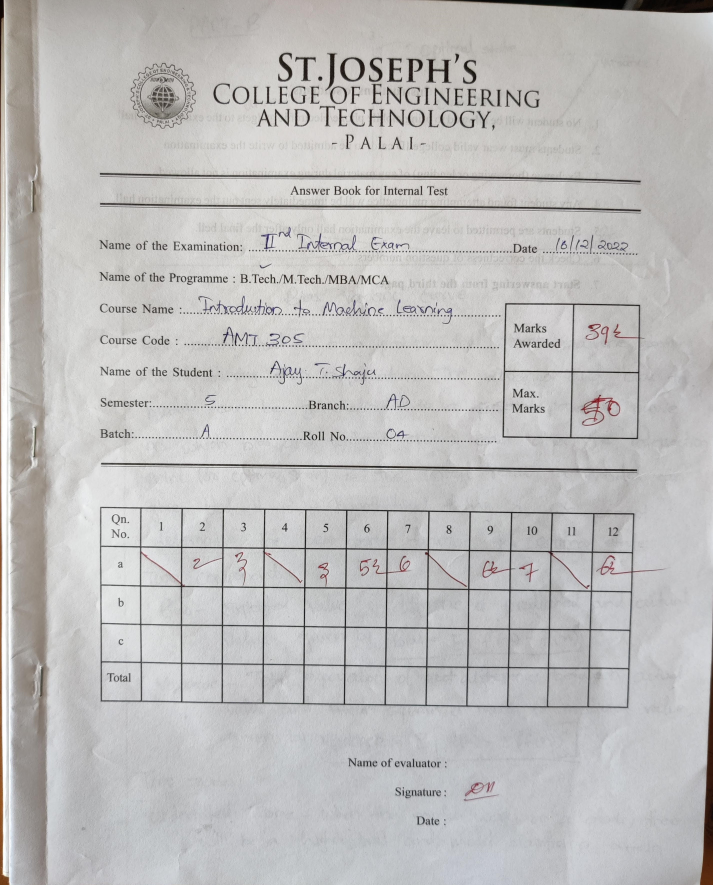
#> input picture Codes/CV_Tesseract/Text-Extraction/for_mine_test/ajay.jpg, 2852 x 3540 px, found by its file name (shown at 1/4 size)
$ python main.py
#> lines starting #> are read from the running program, lines starting #| are printed output that depends on the picture; after the words box and inside, x2 and y2 are one past the last pixel; in counts of white or black regions, pixels touching at a corner belong together
### Codes/CV_Tesseract/Text-Extraction/for_mine_test/ROI_selection.py
import sys
# import math
import cv2 as cv
import numpy as np

def is_vertical(line):
    return line[0]==line[2]

def is_horizontal(line):
    return line[1]==line[3]

def overlapping_filter(lines, sorting_index):
    filtered_lines = []

    lines = sorted(lines, key=lambda lines: lines[sorting_index])

    for i in range(len(lines)):
            l_curr = lines[i]
            if(i>0):
                l_prev = lines[i-1]
                if ( (l_curr[sorting_index] - l_prev[sorting_index]) > 5):
                    filtered_lines.append(l_curr)
            else:
                filtered_lines.append(l_curr)

    return filtered_lines

def detect_lines(image, title='default', rho = 1, theta = np.pi/180, threshold = 120, minLinLength = 90, maxLineGap = 100, display = False, write = False):

    # Copy edges to the images that will display the results in BGR
    cImage = np.copy(image)

    gray = cv.cvtColor(image, cv.COLOR_BGR2GRAY)

    # [5 lines of commented-out code are left out]

    _, thresh = cv.threshold(gray, 150, 255, cv.THRESH_BINARY)

    edged = cv.Canny(thresh, threshold1=127, threshold2=255)

    linesP = cv.HoughLinesP(edged, 1, np.pi/180, threshold, minLinLength, maxLineGap)

    #linesP = cv.HoughLinesP(dst, 1 , np.pi / 180, 50, None, 290, 6)
    # linesP = cv.HoughLinesP(edged, rho , theta, threshold, None, minLinLength, maxLineGap)

    horizontal_lines = []
    vertical_lines = []

    if linesP is not None:
        #for i in range(40, nb_lines):
        for i in range(0, len(linesP)):
            l = linesP[i][0]

            if (is_vertical(l)):
                vertical_lines.append(l)

            elif (is_horizontal(l)):
                horizontal_lines.append(l)

        horizontal_lines = overlapping_filter(horizontal_lines, 1)
        vertical_lines = overlapping_filter(vertical_lines, 0)

    if (display):
        for i, line in enumerate(horizontal_lines):
            cv.line(cImage, (line[0], line[1]), (line[2], line[3]), (0,255,0), 3, cv.LINE_AA)

            cv.putText(cImage, str(i) + "h", (line[0] + 5, line[1]), cv.FONT_HERSHEY_SIMPLEX,
                       0.5, (0, 0, 0), 1, cv.LINE_AA)

        for i, line in enumerate(vertical_lines):
            cv.line(cImage, (line[0], line[1]), (line[2], line[3]), (0,0,255), 3, cv.LINE_AA)
            cv.putText(cImage, str(i) + "v", (line[0], line[1] + 5), cv.FONT_HERSHEY_SIMPLEX,
                       0.5, (0, 0, 0), 1, cv.LINE_AA)

        # cv.imshow("Lined Image", cImage)
        # # cv.imshow("Canny", cdstP)
        # cv.waitKey(0)
        # cv.destroyAllWindows()

    if (write):
        cv.imwrite(f"{title}.png", cImage)

    return (horizontal_lines, vertical_lines)

def get_ROI(image, horizontal, vertical, left_line_index, right_line_index, top_line_index, bottom_line_index, offset=2):
    x1 = vertical[left_line_index][2] + offset
    y1 = horizontal[top_line_index][3] + offset
    x2 = vertical[right_line_index][2] - offset
    y2 = horizontal[bottom_line_index][3] - offset

    w = x2 - x1
    h = y2 - y1

    cropped_image = image[ y1:y1+h , x1:x1+w ]
    # cv.imshow('crop', cropped_image)
    # cv.waitKey(0)

    return cropped_image, (x1, y1, w, h)

# [14 lines of commented-out code are left out]

### Codes/CV_Tesseract/Text-Extraction/for_mine_test/main.py
# Explanations: https://fazlurnucom.wordpress.com/2020/06/23/text-extraction-from-a-table-image-using-pytesseract-and-opencv/


## ------------------------------------------------------------------------------------- ##
##                                   PRE-PROCESSING
## ------------------------------------------------------------------------------------- ##


# from preprocessing import get_grayscale, get_binary, invert_area, draw_text, detect
from ROI_selection import detect_lines, get_ROI
# from cv2 import imread, threshold, cvtColor, rectangle, putText, dilate
import cv2 as cv


import pytesseract

pytesseract.pytesseract.tesseract_cmd = r"C:/Program Files/Tesseract-OCR/tesseract.exe"

# import cv2 as cv
from ROI_selection import detect_lines, get_ROI
import numpy as np

# [6 lines of commented-out code are left out]

# [34 lines left out: functions invert_area, detect, draw_text, erode, not called in this run]


## ------------------------------------------------------------------------------------- ##
##                                        MAIN
## ------------------------------------------------------------------------------------- ##


def main(display = False, print_text = False, write = False):
#> called with display = False, print_text = False, write = False
    filename = "D:/AJAYMON/AJAY/Programming/Auto_Excel_Mark_Entry/Codes/CV_Tesseract/Text-Extraction/for_mine_test/ajay.jpg"

    source = cv.imread(filename)
#> source is the input picture: shape (3540, 2852, 3); mean B, G, R 188.2, 188.8, 189.8
    height = source.shape[0]
    src = source[height//2+100:height-350, 100:-100]
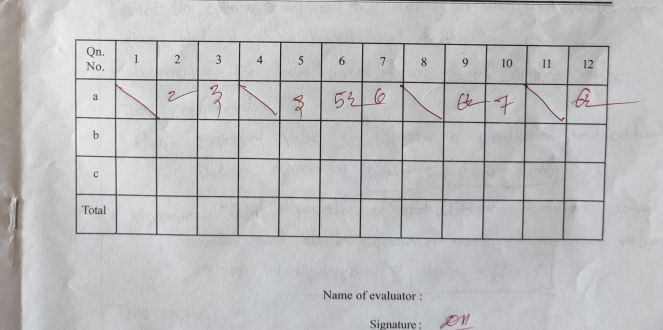
#> src: shape (1320, 2652, 3) (shown at 1/4 size); mean B, G, R 191, 189.6, 189.4
    cv.imshow("ori", src)
    cv.waitKey(0)
    # src = cv.resize(source, (1082, 427), interpolation = cv.INTER_AREA)

    # cv.imshow('Original image', src)
    # cv.waitKey(0)


    horizontal, vertical = detect_lines(src, minLinLength=100, display=True, write = True)
#> in detect_lines, `_, thresh = cv.threshold(gray, 150, 255, cv.THRESH_BINARY)`:
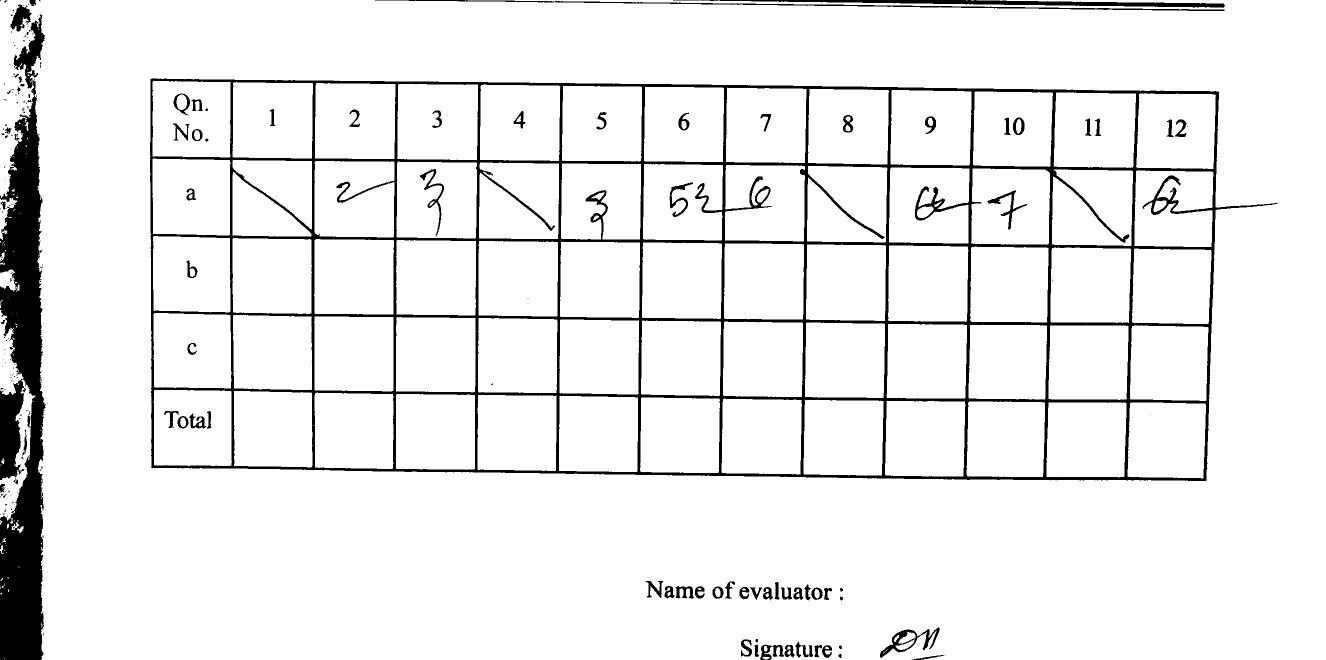
#> thresh: shape (1320, 2652) (shown at 1/2 size); 92.9% white; 226 black regions (141 under 20 px), largest, box (x1, y1, x2, y2) and area: (300, 157, 2556, 962) 140457, (0, 192, 92, 1320) 71312, (1346, 0, 2450, 16) 6697
#> in detect_lines, `edged = cv.Canny(thresh, threshold1=127, threshold2=255)`:
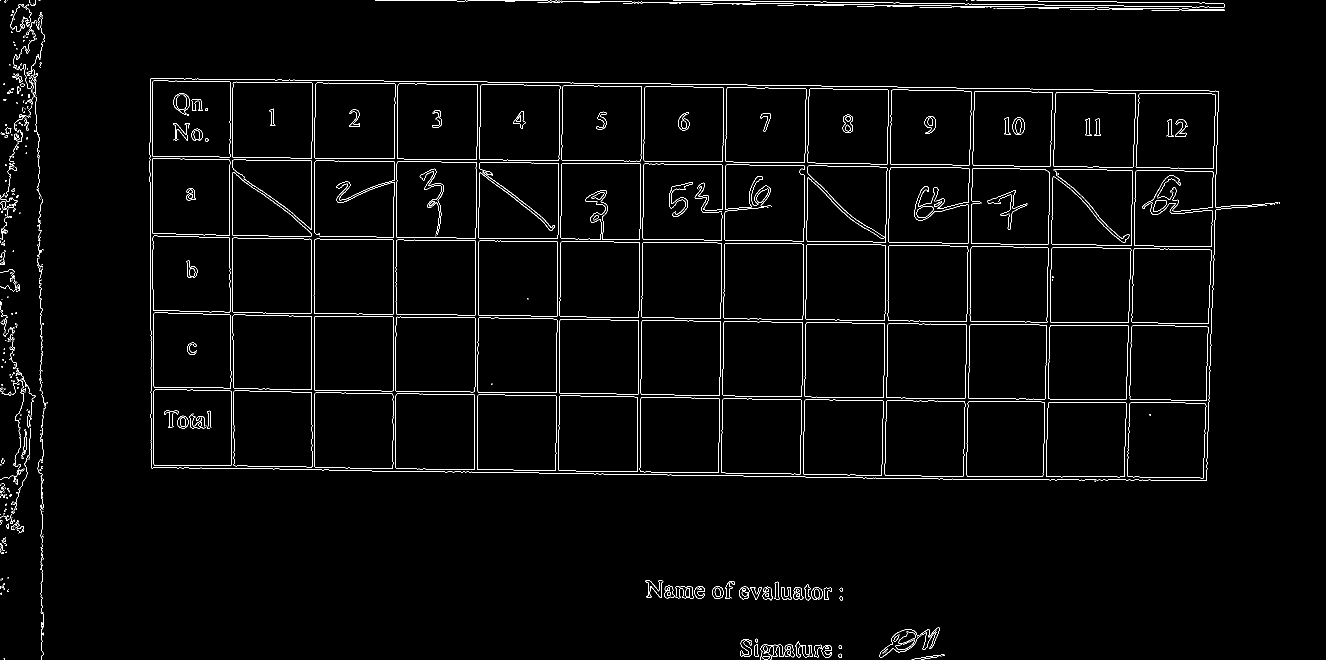
#> edged: shape (1320, 2652) (shown at 1/2 size); 2% white in thin lines or dots
#> in detect_lines, `linesP = cv.HoughLinesP(edged, 1, np.pi/180, threshold, minLinLength, ..`: linesP = 23 rows, first 6: [628, 778, 628, 634], [623, 458, 623, 322], [1213, 948, 1326, 949], [2125, 953, 2234, 953], [786, 781, 786, 634], [2100, 798, 2234, 798]
#> the loop in detect_lines, `for i in range(0, len(linesP)):` made 23 passes
#> after the loop in detect_lines, `for i in range(0, len(linesP)):`: horizontal_lines = [[2125, 953, 2234, 953], [2100, 798, 2234, 798], [1124, 321, 1247, 321], [1236, 167, 1341, 167], [1943, 643, 2049, 643]]; vertical_lines = 15 items, first 6: [628, 778, 628, 634], [623, 458, 623, 322], [786, 781, 786, 634], [459, 464, 459, 329], [791, 933, 791, 791], [300, 284, 300, 159]
#> in overlapping_filter, `lines = sorted(lines, key=lambda lines: lines[sorting_index])`: lines = [[1236, 167, 1341, 167], [1124, 321, 1247, 321], [1943, 643, 2049, 643], [2100, 798, 2234, 798], [2125, 953, 2234, 953]]
#> the loop in overlapping_filter, `for i in range(len(lines)):` made 5 passes
#> (l_curr, l_prev) on passes 2 to 5: ([1124, 321, 1247, 321], [1236, 167, 1341, 167]), ([1943, 643, 2049, 643], [1124, 321, 1247, 321]), ([2100, 798, 2234, 798], [1943, 643, 2049, 643]), ([2125, 953, 2234, 953], [2100, 798, 2234, 798])
#> after the loop in overlapping_filter, `for i in range(len(lines)):`: filtered_lines has the same summary as lines
#> in detect_lines, `horizontal_lines = overlapping_filter(horizontal_lines, 1)`: horizontal_lines has the same summary as lines in overlapping_filter
#> the loop in overlapping_filter (call 2), `for i in range(len(lines)):` made 15 passes
#> (l_curr, l_prev) on passes 2 to 9: ([301, 616, 301, 496], [300, 284, 300, 159]), ([307, 925, 307, 782], [301, 616, 301, 496]), ([459, 464, 459, 329], [307, 925, 307, 782]), ([462, 920, 462, 782], [459, 464, 459, 329]), ([464, 469, 464, 351], [462, 920, 462, 782]), ([465, 289, 465, 175], [464, 469, 464, 351]), ([623, 458, 623, 322], [465, 289, 465, 175]), ([628, 778, 628, 634], [623, 458, 623, 322])
#> in detect_lines, `vertical_lines = overlapping_filter(vertical_lines, 0)`: vertical_lines = [[300, 284, 300, 159], [307, 925, 307, 782], [459, 464, 459, 329], [623, 458, 623, 322], [786, 781, 786, 634], [950, 773, 950, 636], [956, 621, 956, 506], [1113, 770, 1113, 665]]
#> the loop in detect_lines, `for i, line in enumerate(horizontal_lines):` made 5 passes
#> after the loop in detect_lines, `for i, line in enumerate(horizontal_lines):`:
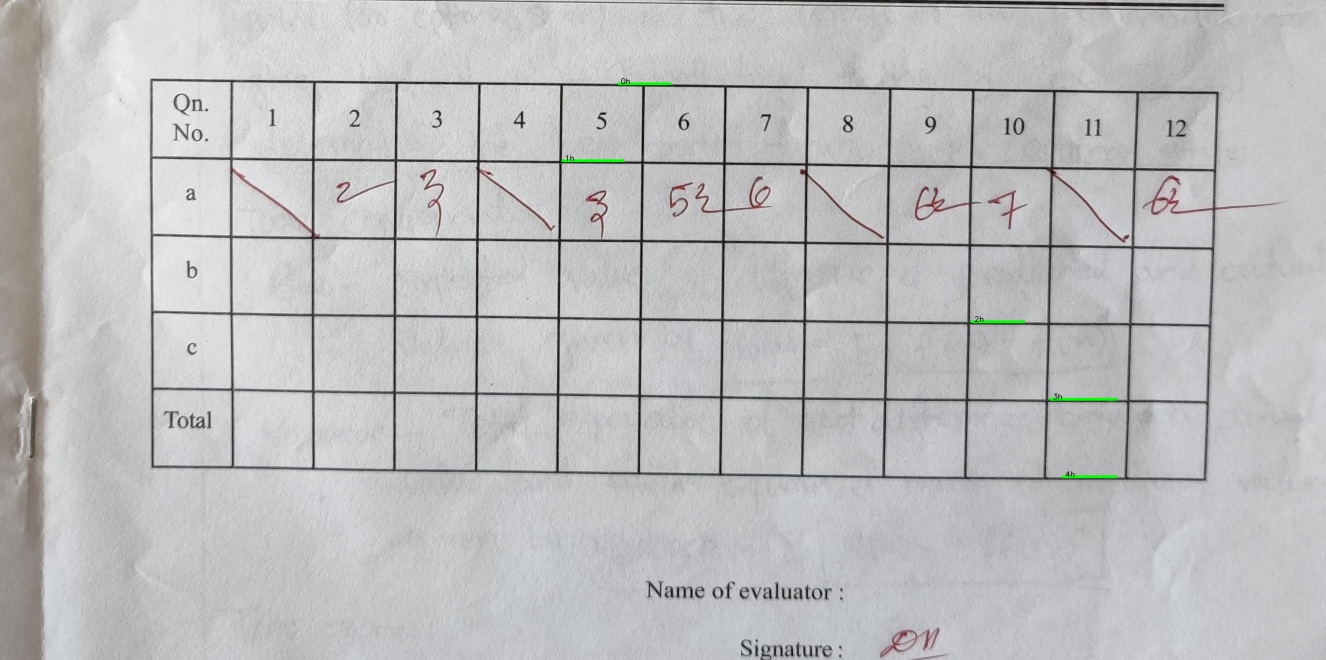
#> cImage: shape (1320, 2652, 3) (shown at 1/2 size); 0.13% of pixels changed, all inside (x1, y1, x2, y2) = (1121, 155, 2238, 957)
#> the loop in detect_lines, `for i, line in enumerate(vertical_lines):` made 8 passes
#> after the loop in detect_lines, `for i, line in enumerate(vertical_lines):`:
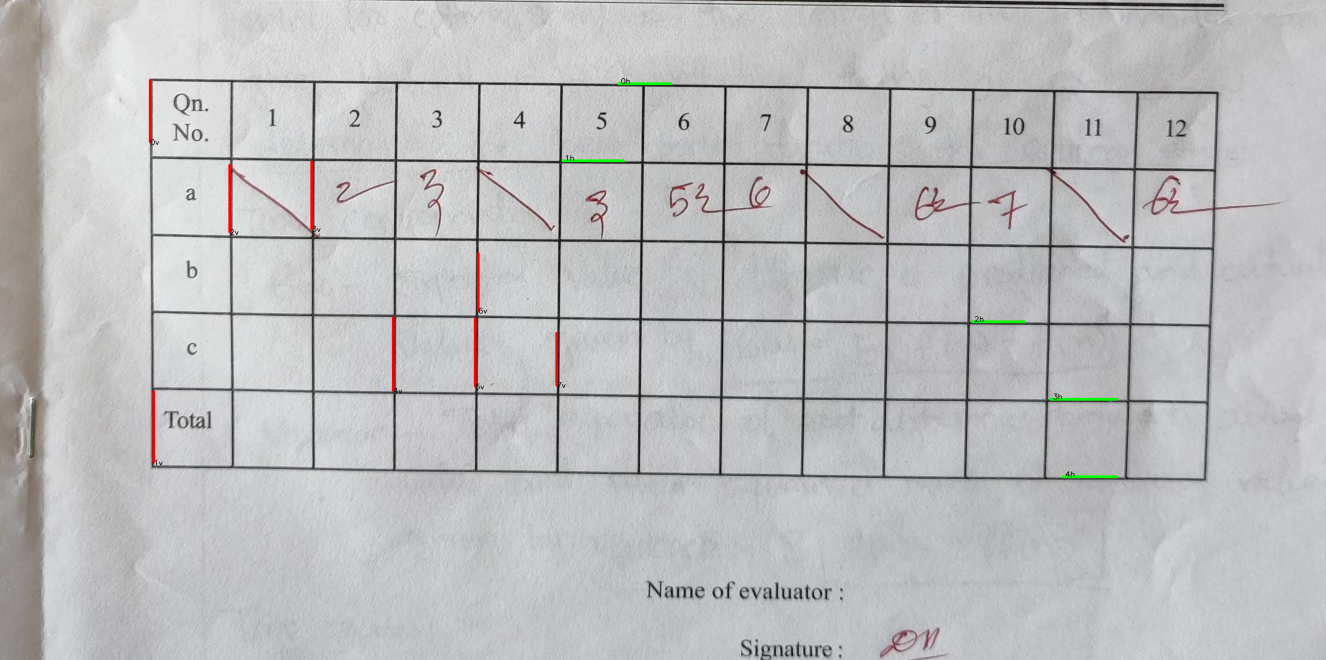
#> cImage: shape (1320, 2652, 3) (shown at 1/2 size); 0.24% of pixels changed, all inside (x1, y1, x2, y2) = (297, 157, 1132, 932)
#> horizontal has the same summary as lines in overlapping_filter; vertical has the same summary as vertical_lines in detect_lines
    print('Horizontal:\n',horizontal, '\n', len(horizontal))
#> (printed output is left out)
    print('Vertical:\n',vertical, '\n' ,len(vertical))
#> (printed output is left out)

    ## invert area
    left_line_index = 0
    right_line_index = 13
    top_line_index = 0
    bottom_line_index = 1

    cropped_image, (x, y, w, h) = get_ROI(src, horizontal, vertical, left_line_index, right_line_index, top_line_index, bottom_line_index)
#> in get_ROI, `x1 = vertical[left_line_index][2] + offset`: x1 = 302
#> in get_ROI, `y1 = horizontal[top_line_index][3] + offset`: y1 = 169

    grey = cv.cvtColor(src, cv.COLOR_BGR2GRAY)
    cv.imwrite("gray.png", grey)
    thresh = cv.threshold(grey, 0, 255, cv.THRESH_BINARY_INV + cv.THRESH_OTSU)[1]

    # [11 lines of commented-out code are left out]
    keywords = ['1a', '1b', '1c', '2a', '2b', '2c', '3a', '3b', '3c', '4a', '4b', '4c', '5a', '5b', '5c', '6a', '6b', '6c', '7a', '7b', '7c', '8a', '8b', '8c', '9a', '9b', '9c', '10a', '10b', '10c', '11a', '11b', '11c', '12a', '12b', '12c'] #['Order date','Region','Rep','Item','Units','Unit cost','Total']

    # keywords = ['Roll No','Name','1a','2a','3a','4a','5a','6a','7a','8a','9a','10a','11a','12a']
    # 'Roll No','Name','1a','2a','3a','4a','5a','6a','7a','8a','9a','10a','11a','12a',
    # '1a', '1b', '1c', '2a', '2b', '2c', '3a', '3b', '3c', '4a', '4b', '4c', '5a', '5b', '5c', '6a', '6b', '6c', '7a', '7b', '7c', '8a', '8b', '8c', '9a', '9b', '9c', '10a', '10b', '10c', '11a', '11b', '11c', '12a', '12b', '12c'

    mark_dict = {}
    for keyword in keywords:
        mark_dict[keyword] = []

    ## set counter for image indexing
    counter = 0

    ## set line index
    first_line_index = 1
    last_line_index = 9

    ## read text
    print("Text detection started. Please Wait...")
    for i in range(first_line_index, last_line_index):
        for j, keyword in enumerate(keywords):
            counter += 1

            # progress = counter/((last_line_index-first_line_index)*len(keywords)) * 100
            # percentage = "%.2f" % progress
            # print("Progress: " + percentage + "%")

            left_line_index = j
            right_line_index = j+1
            top_line_index = i
            bottom_line_index = i+1

            cropped_image, (x,y,w,h) = get_ROI(thresh, horizontal, vertical, left_line_index,
                         right_line_index, top_line_index, bottom_line_index)

            # cv.imshow('crop', cropped_image)
            # cv.imwrite(f'img/crop{counter}.jpg', cropped_image)
            # cv.waitKey(0)


            text = pytesseract.image_to_string(cropped_image, config = '--psm 6')
            print('nan') if text == "" else print(text)
            mark_dict[keyword].append(text)


            # [36 lines of commented-out code are left out]

    import pandas as pd
    df = pd.DataFrame.from_dict(mark_dict)
    new_df = df.replace('\n','', regex=True)

    print(new_df)

    new_df.to_csv('tester.csv', index=False)

    return 0

if __name__ == "__main__":
    import time
    st = time.time()
#> (the run stopped early here; a loop or call above may not have finished)
